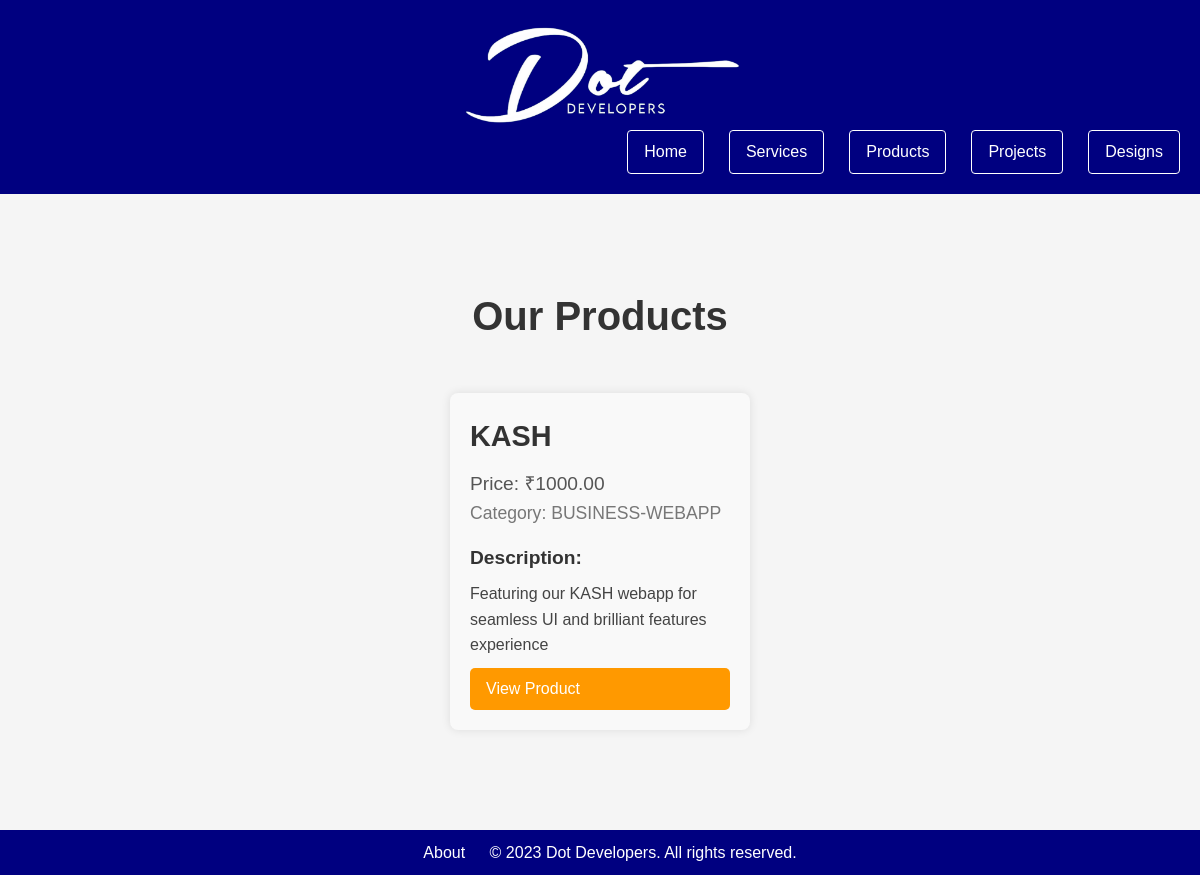
Page /product_list/ on the committed database.
### website/models.py (models this page shows, shortened)
class Product(models.Model):
    name = models.CharField(max_length=100, null=True)
    description = models.CharField(max_length=500)
    price = models.DecimalField(max_digits=10, decimal_places=2)
    catergory = models.CharField(max_length=100, null=True)
    url = models.URLField()

### website/views.py (the view)
# urls.py: path('product_list/',views.explore_products,name='explore_products'),
def explore_products(request):
    products = Product.objects.all()
    return render (request, 'dotdeveloper/product_list.html',{'products':products})

### website/templates/dotdeveloper/product_list.html
{% extends 'base.html' %}
{% load static %}
{% block main_content %}
<main>
    <section id="services" class="services-section">
        <h2 class="section-title">Our Products</h2>
        <ul class="services-list">
            {% for product in products %}
            <li class="service-item">
                <div class="service-info">
                    <h3 class="service-name">{{ product.name }}</h3>
                    <p class="service-price">Price: ₹{{ product.price }}</p>
                    <p class="service-category">Category: {{ product.catergory }}</p>
                    <h3 class="service-description-title">Description:</h3>
                    <p class="service-description">{{ product.description }}</p>
                    <a href="{{ product.url }}" class="service-link" target="_blank">View Product</a>
                </div>
            </li>
            {% endfor %}
        </ul>
    </section>
</main>
{% endblock %}

### static/css/styles.css (style rules this page uses)
* { margin: 0; padding: 0; box-sizing: border-box; }
body { font-family: Arial, sans-serif; line-height: 1.6; background-color: #f5f5f5; color: #333; }
main { padding: 20px; }
.services-section { padding: 40px 0; text-align: center; }
.services-list { list-style: none; padding: 0; }
.services-list li { margin-bottom: 10px; }
.services-section { padding: 50px 0; text-align: center; }
.section-title { font-size: 2.5em; color: #333; margin-bottom: 30px; }
.services-list { list-style: none; padding: 0; margin: 0; display: flex; flex-wrap: wrap; justify-content: center; transition: transform 0.5s ease; }
.service-item { background-color: #f9f9f9; border-radius: 8px; box-shadow: 0 0 10px rgba(0, 0, 0, 0.1); padding: 20px; margin: 15px; width: 300px; text-align: left; }
.service-info { display: flex; flex-direction: column; }
.service-name { font-size: 1.8em; margin-bottom: 10px; }
.service-price { font-size: 1.2em; color: #555; }
.service-category { font-size: 1.1em; color: #777; }
.service-description-title { font-size: 1.2em; margin-top: 15px; margin-bottom: 8px; }
.service-description { color: #444; }
.service-link { display: inline-block; padding: 8px 16px; margin-top: 10px; background-color: #ff9900; color: #fff; text-decoration: none; border-radius: 5px; transition: background-color 0.3s ease; }

### rows in the picture
Product: name "KASH", price "1000.00", catergory "BUSINESS-WEBAPP", description "Featuring our KASH webapp for seamless UI and brilliant features experience"
